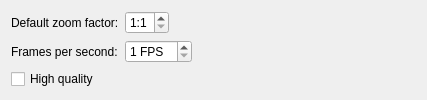
<?xml version="1.0" encoding="UTF-8"?>
<ui version="4.0">
 <class>Zoom</class>
 <widget class="QWidget" name="Zoom">
  <property name="geometry">
   <rect>
    <x>0</x>
    <y>0</y>
    <width>427</width>
    <height>100</height>
   </rect>
  </property>
  <property name="windowTitle">
   <string notr="true"/>
  </property>
  <property name="toolTip">
   <string notr="true"/>
  </property>
  <layout class="QFormLayout" name="formLayout_2">
   <property name="fieldGrowthPolicy">
    <enum>QFormLayout::ExpandingFieldsGrow</enum>
   </property>
   <item row="0" column="0">
    <widget class="QLabel" name="label">
     <property name="text">
      <string>Default zoom factor:</string>
     </property>
     <property name="buddy">
      <cstring>kcfg_zoomFactor</cstring>
     </property>
    </widget>
   </item>
   <item row="0" column="1">
    <widget class="KIntSpinBox" name="kcfg_zoomFactor">
     <property name="suffix">
      <string notr="true"/>
     </property>
     <property name="prefix">
      <string notr="true">1:</string>
     </property>
     <property name="minimum">
      <number>1</number>
     </property>
     <property name="maximum">
      <number>5</number>
     </property>
    </widget>
   </item>
   <item row="1" column="0">
    <widget class="QLabel" name="label_2">
     <property name="text">
      <string>Frames per second:</string>
     </property>
     <property name="buddy">
      <cstring>kcfg_zoomFps</cstring>
     </property>
    </widget>
   </item>
   <item row="1" column="1">
    <widget class="KIntSpinBox" name="kcfg_zoomFps">
     <property name="suffix">
      <string notr="true"> FPS</string>
     </property>
     <property name="minimum">
      <number>1</number>
     </property>
     <property name="maximum">
      <number>30</number>
     </property>
    </widget>
   </item>
   <item row="2" column="0" colspan="2">
    <widget class="QCheckBox" name="kcfg_zoomHighQuality">
     <property name="text">
      <string>High quality</string>
     </property>
    </widget>
   </item>
  </layout>
 </widget>
 <customwidgets>
  <customwidget>
   <class>KIntSpinBox</class>
   <extends>QSpinBox</extends>
   <header>knuminput.h</header>
  </customwidget>
 </customwidgets>
 <resources/>
 <connections/>
</ui>
